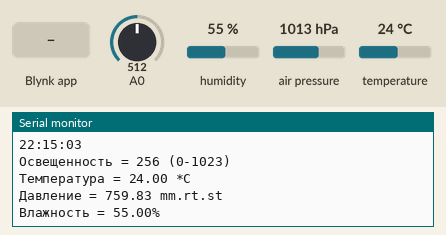
Bench run of a sketch on a simulated ESP8266 (NodeMCU). Shown: the last lines printed to the serial monitor. The test bench sets the inputs (shaded band); at power-on: humidity 55 %, A0 = 512, air pressure 1013 hPa, temperature 24 °C. WiFi joins after 1.5 s; servers stay silent unless stated; the local clock reads 2024-03-15 10:24:30 at power-on unless the sketch sets it; no radio packets arrive unless stated.

Above: at 6.0 s.
6.1 s: humidity set to 22 %
8.0 s: A0 set to 716
At 8.4 s:
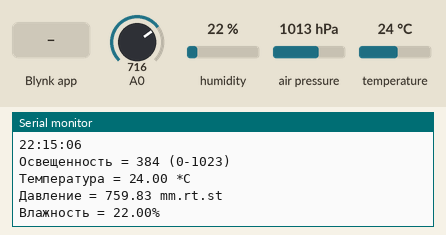
9.9 s: Blynk app writes 1 to V0
11.8 s: air pressure set to 952 hPa
13.7 s: temperature set to 12 °C
At 15.3 s:
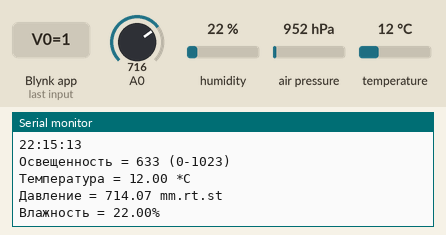

The sketch:

Arduino__center.ino
```cpp
#include <Wire.h>
#include <SPI.h>
#include "RTClib.h"
#include "Adafruit_Sensor.h"
#include "Adafruit_BME280.h"
#include "nRF24L01.h"
#include "RF24.h"
#include <BlynkSimpleEsp8266.h>

#define SaveTime1_h 7
#define SaveTime1_m 0
#define SaveTime2_h 23
#define SaveTime2_m 0
#define SaveTimeN_1 23
#define SaveTimeN_2 8
#define SaveMinOs 200
#define SaveMaxOs 800


WidgetTerminal terminal(V7);
RF24 radio(2,15);
RTC_DS3231 rtc;
Adafruit_BME280 bme;

byte addresses[][6] = {"1Node", "2Node", "3Node", "4Node", "5Node", "6Node"};
char auth[] = "1Lwa5WyKKQQKZPFEqBFWgMLXX7fFbXOU";
char ssid[] = "Sasha20!8";
char pass[] = "password328";

int sun_sr;
int sun_max=800; int sun_min=200;
int time1_hour=7; int time1_min=0;
int time2_hour=23; int time2_min=0;
int NotTime1=00; int NotTime2=7;
byte WorkMotor = 77;
byte SetBackToTheFuture = 55;
bool BackToTheFuture, OneButtom, BlockNight;

void setup() {
  Serial.begin(9600);
  Serial.println();
  Blynk.begin(auth, ssid, pass);
  bme.begin();
  rtc.begin();
  rtc.adjust(DateTime(__DATE__, __TIME__));
  rtc.adjust(DateTime(rtc.now().unixtime()+100));

  radio.begin();
  radio.setAutoAck(1);
  radio.enableAckPayload();
  radio.setRetries(0,15);
  radio.setPayloadSize(8);
  radio.openWritingPipe(addresses[0]);
  radio.setChannel(0x60);
  radio.setPALevel (RF24_PA_MAX);
  radio.setDataRate (RF24_1MBPS);
  radio.stopListening();
  radio.powerUp();

  WriteMotor(SetBackToTheFuture);
  Blynk.virtualWrite(V0, !BackToTheFuture);
  if (BackToTheFuture == 0) Blynk.virtualWrite(V5, "Подняты(UP)");
  else Blynk.virtualWrite(V5, "Опущены(DOWN)");

  PrintTerminalBlynk();

}

BLYNK_WRITE(V0){
  if(OneButtom == 0) OneButtom=1;
  WriteMotor(SetBackToTheFuture);
  WriteMotor(WorkMotor);
}

BLYNK_WRITE(V7)
{
  String terminalString = param.asStr();
    String a, b, c, c2, c3, c11, c12, c13;
    a = terminalString.substring(0, 1);
    switch (a.toInt()) {
      case 1:
        b = terminalString.substring(2, 4);
        c = terminalString.substring(5, 7);
        if( (constrain(b.toInt(), 0, 23) == b.toInt()) && (constrain(c.toInt(), 0, 59) == c.toInt()) ){
        time1_hour = b.toInt(); time1_min = c.toInt();}
        else terminal.print(" Неправильное значение!");
        break;
      case 2:
        b = terminalString.substring(2, 4);
        c = terminalString.substring(5, 7);
        if( (constrain(b.toInt(), 0, 23) == b.toInt()) && (constrain(c.toInt(), 0, 59) == c.toInt()) ){
        time2_hour = b.toInt(); time2_min = c.toInt();}
        else terminal.print(" Неправильное значение!");
        break;
      case 3:
        b = terminalString.substring(2, 4);
        c = terminalString.substring(5, 7);
        if( (constrain(b.toInt(), 0, 23) == b.toInt()) && (constrain(c.toInt(), 0, 23) == c.toInt()) ){
        NotTime1 = b.toInt(); NotTime2 = c.toInt();}
        else terminal.print(" Неправильное значение!");
        break;
      case 4:
        b = terminalString.substring(2, 5);
        c = terminalString.substring(6, 9);
        if( (constrain(b.toInt(), 100, 999) == b.toInt()) && (constrain(c.toInt(), 100, 999) == c.toInt()) && (b.toInt()<c.toInt())){
        sun_min = b.toInt(); sun_max = c.toInt();}
        else terminal.print(" Неправильное значение!");
        break;
      case 5:
        c = terminalString.substring(2, 4); c2 = terminalString.substring(5, 7); c3 = terminalString.substring(8, 12);
        c11 = terminalString.substring(14, 16); c12 = terminalString.substring(17, 19); c13 = terminalString.substring(20, 23);
        if( (constrain(c.toInt(), 0, 31) == c.toInt()) && (constrain(c2.toInt(), 0, 12) == c2.toInt()) && (constrain(c3.toInt(), 2020, 2099) == c3.toInt())){
        if( (constrain(c11.toInt(), 0, 23) == c11.toInt()) && (constrain(c12.toInt(), 0, 59) == c12.toInt()) && (constrain(c13.toInt(), 0, 59) == c13.toInt()) )
        rtc.adjust(DateTime(c3.toInt(), c2.toInt(), c.toInt(), c11.toInt(), c12.toInt(), c13.toInt()));}
        else terminal.print(" Неправильное значение!");
        break;
      case 7:
        b = terminalString.substring(2, 3);
        if(b.toInt()==1){
        rtc.adjust(DateTime(__DATE__, __TIME__));
        time1_hour = SaveTime1_h; time1_min = SaveTime1_m;
        time2_hour = SaveTime2_h; time2_min = SaveTime2_m;
        NotTime1 = SaveTimeN_1; NotTime2 = SaveTimeN_2;
        sun_min = SaveMinOs; sun_max = SaveMaxOs;}
        break;
      default:
        terminal.println("Неправильная команда!");
    }
    terminal.flush();
  PrintTerminalBlynk();
}

void loop() {
  Blynk.run();
  SetSun();
  SetMotor();
  PrintValBlynk();
  PrintValSerial();
  Serial.println();
  delay(3000);
}

void SetSun(){
  int sun = analogRead(A0);
  sun_sr = sun_sr + (sun-sun_sr)*0.5;
}

void SetMotor(){
  DateTime now = rtc.now();
  if(now.hour()==NotTime1) BlockNight =1;
  if(now.hour()==NotTime2) BlockNight =0;
  if( (sun_sr > sun_max || sun_sr < sun_min || (now.hour()==time2_hour && now.minute()==time2_min) ||(now.hour()==time1_hour && now.minute()==time2_min)) && BlockNight ==0 ){
  WriteMotor(SetBackToTheFuture);
  if((sun_sr > sun_max && BackToTheFuture ==0) || (sun_sr < sun_min && BackToTheFuture ==1)) WriteMotor(WorkMotor);
  if((now.hour()==time2_hour && now.minute()==time2_min && BackToTheFuture ==0) || (now.hour()==time1_hour && now.minute()==time2_min && BackToTheFuture ==1)) WriteMotor(WorkMotor);}
}

void WriteMotor(byte data){
    byte gotByte;
    Serial.print("Отправка: "); Serial.println(data);
    if ( radio.write(&data, sizeof(data)) ){
      if(data == SetBackToTheFuture){
        while(radio.available() ){
        radio.read( &BackToTheFuture, sizeof(BackToTheFuture) );
        Serial.print("Получил ответ: "); Serial.println(BackToTheFuture);
        }
      }
    }else
    Serial.println("Ошибка.");
}

void PrintValBlynk() {
  if (OneButtom == 1){
    if (BackToTheFuture == 1) Blynk.virtualWrite(V5, "Подняты(UP)");
    else Blynk.virtualWrite(V5, "Опущены(DOWN)");
    Blynk.virtualWrite(V0, BackToTheFuture);}
  Blynk.virtualWrite(V1, sun_sr);
  Blynk.virtualWrite(V2,bme.readHumidity());
  Blynk.virtualWrite(V3,bme.readTemperature());
  Blynk.virtualWrite(V4,bme.readPressure() / 133.32);
}

void PrintTerminalBlynk() {
  delay(3000);
  terminal.clear();
  terminal.println("Время автоматического подъема(UP):"); terminal.flush();
  terminal.println("Синтаксис:1-ХХ-XX");
  terminal.println("Значения: часы(00-23),минуты(00-59)");
  terminal.print("Сейчас ");
  if(time1_hour <10) terminal.print("0"); terminal.print(time1_hour);
  terminal.print(":");
  if(time1_min <10) terminal.print("0"); terminal.println(time1_min);
  terminal.println();terminal.flush();

  terminal.println("Время автоматического опускания(DOWN):"); terminal.flush();
  terminal.println("Синтаксис:2-ХХ-XX");
  terminal.println("Значения: часы(00-23),минуты(00-59)");;
  terminal.print("Сейчас ");
  if(time2_hour <10) terminal.print("0"); terminal.print(time2_hour);
  terminal.print(":");
  if(time2_min <10) terminal.print("0"); terminal.println(time2_min);
  terminal.println();terminal.flush();

  terminal.println("Ночное бездействие:"); terminal.flush();
  terminal.println("Синтаксис:3-XX-XX"); terminal.flush();
  terminal.println("Значения: 00-23, начало-конец");
  terminal.print("Сейчас: ["); terminal.print(NotTime1); terminal.print("-"); terminal.print(NotTime2); terminal.println(")");
  terminal.println();terminal.flush();

  terminal.println("Ввод min и max освещения:"); terminal.flush();
  terminal.println("Синтаксис:4-ХХХ-XXX");
  terminal.println("Значения: 100-999, min<max");
  terminal.print("Сейчас: "); terminal.print(sun_min); terminal.print(","); terminal.println(sun_max);
  terminal.println();

  DateTime now = rtc.now(); terminal.flush();
  terminal.println("Редактирование времени:");
  terminal.println("Синтаксис:5-ХХ-XX-XXXX--XX-XX-XX");terminal.flush();
  terminal.println("Значения: "); terminal.flush();
  terminal.println("день(0-31),месяц(0-12),год(2020-2099),"); terminal.flush();
  terminal.println("часы(0-23),минуты(0-59),секунды(0-59)."); terminal.flush();
  terminal.println("При последнем обновлении: "); terminal.print(now.day()); terminal.print("/"); terminal.print(now.month()); terminal.print("/"); terminal.println(now.year());
   if(now.hour() <10) terminal.print("0"); terminal.print(now.hour()); terminal.print("/");
    if(now.minute() <10) terminal.print("0");terminal.print(now.minute()); terminal.print("/");
     if(now.second() <10) terminal.print("0");terminal.println(now.second());
  terminal.println();


  terminal.println("Обновить:7");
  terminal.println("Сброс настроек:7-1");
  terminal.flush();
}

void PrintValSerial() {
  DateTime now = rtc.now();
  Serial.print(now.day(), DEC); Serial.print('/');  Serial.print(now.month(), DEC); Serial.print('/');  Serial.println(now.year(), DEC);
  if(now.hour() <10) Serial.print("0"); Serial.print(now.hour(), DEC);  Serial.print(':');
  if(now.minute() <10) Serial.print("0"); Serial.print(now.minute(), DEC);  Serial.print(':');
   if(now.second() <10) Serial.print("0"); Serial.println(now.second(), DEC);

  Serial.print("Освещенность = "); Serial.print(sun_sr); Serial.println(" (0-1023)");
  Serial.print("Температура = "); Serial.print(bme.readTemperature()); Serial.println(" *C");
  Serial.print("Давление = "); Serial.print(bme.readPressure() / 133.32); Serial.println(" mm.rt.st");
  Serial.print("Влажность = "); Serial.print(bme.readHumidity()); Serial.println("%");
}
```

Measured:
- after the input at 13.7 s, the serial monitor: prints a new line after 0.50 s (image 2)
